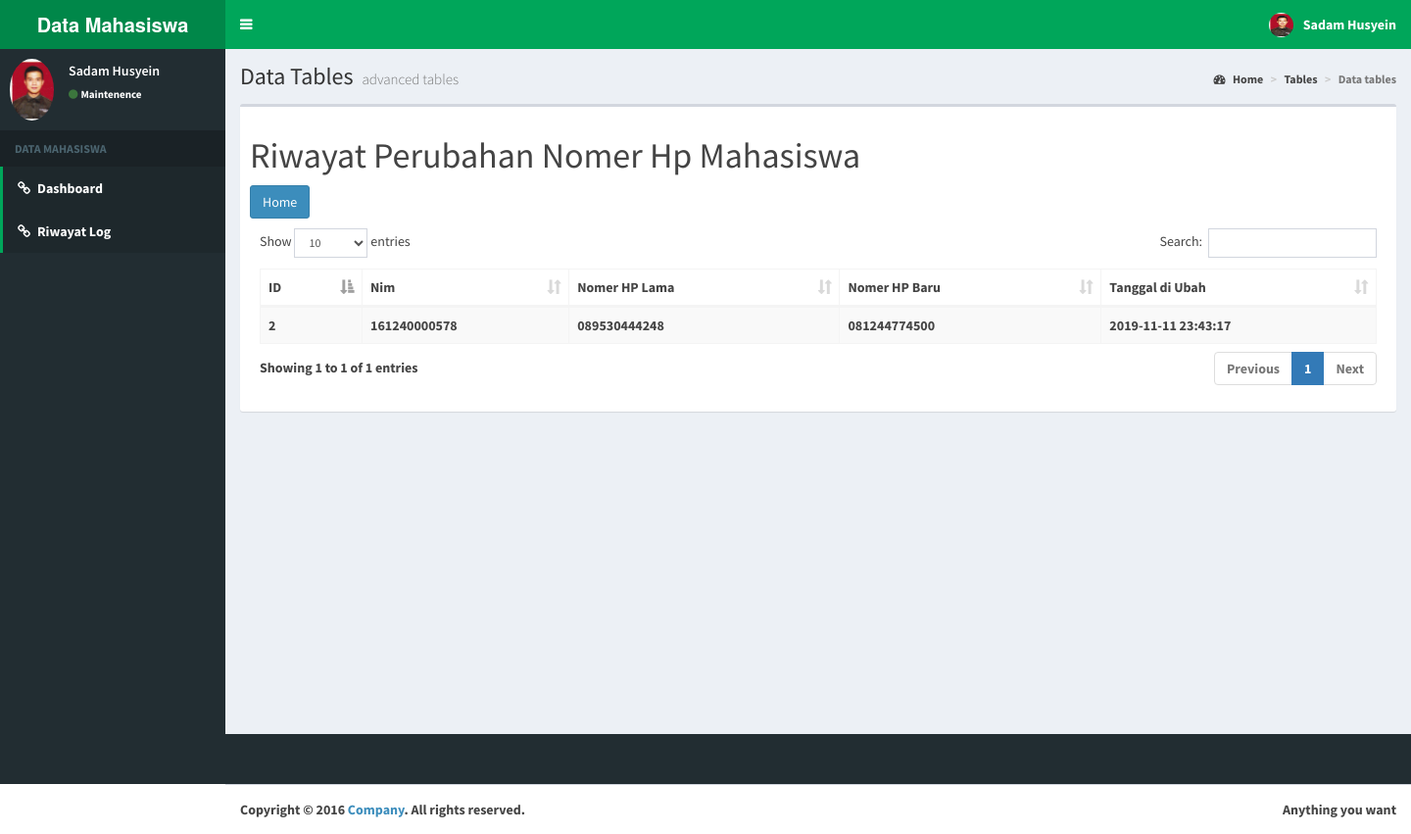
Page /index.php/c_crud/tampil2 on the earlier database version.
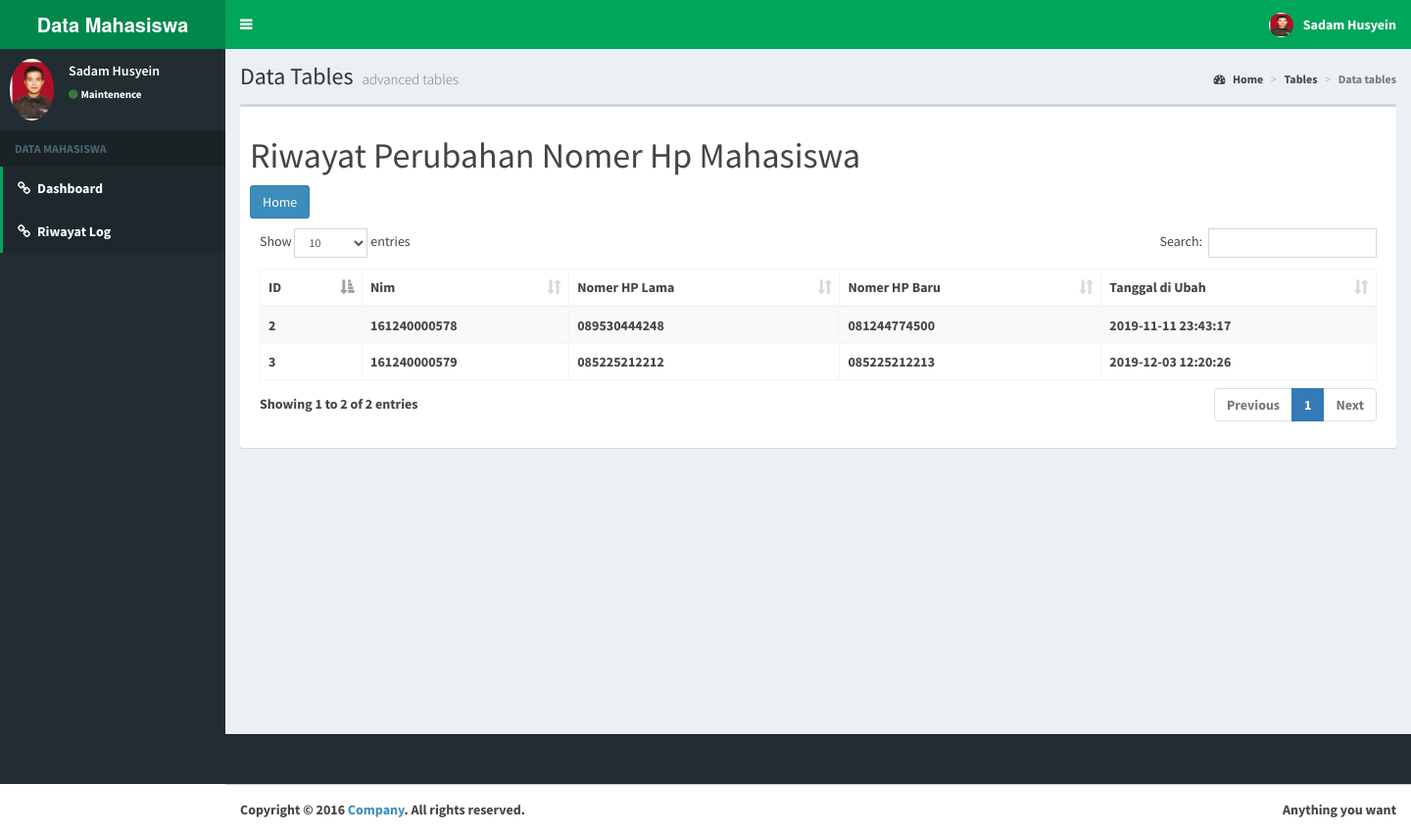
Same page on the later database version.
### tables this page shows
CREATE TABLE `tbl_ubah_hp` (
  `id` int(11) NOT NULL,
  `nim` varchar(20) NOT NULL,
  `hp_lama` varchar(30) NOT NULL,
  `hp_baru` varchar(30) NOT NULL,
  `tgl_ubah` datetime NOT NULL
);

### application/controllers/C_crud.php (called while the page is built, shortened)
<?php
class C_crud extends CI_Controller {
	public function __construct()
	{
		$this->load->model('mcrud');
		$this->load->helper('url');
		$this->load->helper('form');
	}
	public function tampil2()
	{
		$data = array(
			'isi' => $this->mcrud->retrieve2(),
		);
		$this->load->view('template/header');
		$this->load->view('template/sidebar');
		$this->load->view('tampil_log', $data);
		$this->load->view('template/footer');
	}
}

### index.php (called while the page is built, shortened)
<?php
require_once BASEPATH.'core/CodeIgniter.php';

### application/models/Mcrud.php (called while the page is built, shortened)
<?php
class Mcrud extends CI_Model {
	public function retrieve2()
	{
		$this->db->select('id,nim,hp_lama,hp_baru,tgl_ubah');
		$this->db->from("tbl_ubah_hp");
		$q = $this->db->get();
		if ($q->num_rows()>0) {
			$hasil = $q->result_array();
		}else{
			$hasil = array();
		}
		return $hasil;
	}
}

### application/views/tampil_log.php (the view, shortened to what this page needs)
<!doctype html>
<html lang="en">
<head>
</head>
<body>
	  <div class="content-wrapper">
    <section class="content-header">
      <h1>
			Data Tables
			<small>advanced tables</small>
		</h1>
		<ol class="breadcrumb">
			<li><a href="c_crud/tampil"><i class="fa fa-dashboard"></i> Home</a></li>
			<li><a href="#">Tables</a></li>
			<li class="active">Data tables</li>
		</ol>
       <section class="content">
        <div class="row">
        	<div class="box">
			<div class="box-header">
	<h1>Riwayat Perubahan Nomer Hp Mahasiswa</h1>
	<a href="c_crud/tampil" class="btn btn-primary">Home</a>
	<div class="box-body">
	<table id="example1" class="table table-bordered table-striped">
		<thead>
	<tr>
		<th>ID</th>
		<th>Nim</th>
		<th>Nomer HP Lama</th>
		<th>Nomer HP Baru</th>
		<th>Tanggal di Ubah</th>
		</tr>
	</thead>
		<?php
		foreach ($isi as $k0 => $v0) {
		?>
		<tr>
			<td><?php echo $v0['id'] ?></td>
			<td><?php echo $v0['nim'] ?></td>
			<td><?php echo $v0['hp_lama'] ?></td>
			<td><?php echo $v0['hp_baru'] ?></td>
			<td><?php echo $v0['tgl_ubah'] ?></td>
		</tr>
		<?php } ?>
</table>
    </section>
    <section class="content container-fluid">
    </section>
  </div>
</div>
</body>

### application/views/template/header.php (shortened to what this page needs)
<!DOCTYPE html>
<html>
<head>
  <link rel="stylesheet" href="<?= base_url() ?>assets/bower_components/bootstrap/dist/css/bootstrap.min.css">
  <link rel="stylesheet" href="<?= base_url() ?>assets/bower_components/font-awesome/css/font-awesome.min.css">
  <link rel="stylesheet" href="<?= base_url() ?>assets/bower_components/Ionicons/css/ionicons.min.css">
  <link rel="stylesheet" href="<?= base_url() ?>assets/dist/css/AdminLTE.min.css">
  <link rel="stylesheet" href="<?= base_url() ?>assets/dist/css/skins/skin-red.min.css">
  <link rel="stylesheet" href="<?= base_url() ?>assets/bower_components/datatables.net-bs/css/dataTables.bootstrap.min.css">
  <link rel="stylesheet" href="<?= base_url() ?>assets/dist/css/skins/_all-skins.min.css">
</head>
<body class="hold-transition skin-green sidebar-mini">
<div class="wrapper">
  <header class="main-header">
    <a href="index2.html" class="logo">
      <span class="logo-mini"><b>MHS</span>
      <span class="logo-lg"><b>Data Mahasiswa</span>
    </a>
    <nav class="navbar navbar-static-top" role="navigation">
      <a href="#" class="sidebar-toggle" data-toggle="push-menu" role="button">
      </a>
      <div class="navbar-custom-menu">
        <ul class="nav navbar-nav">
          <li class="dropdown tasks-menu">
            <a href="#" class="dropdown-toggle" data-toggle="dropdown">
            </a>
          </li>
          <li class="dropdown user user-menu">
            <a href="#" class="dropdown-toggle" data-toggle="dropdown">
              <img src="<?php echo base_url() ?>assets/dist/img/husyein.jpg" class="user-image" alt="User Image">
              <span class="hidden-xs">Sadam Husyein</span>
            </a>
        </ul>
      </div>
    </nav>
  </header>

### application/views/template/sidebar.php
<aside class="main-sidebar">
<section class="sidebar">
    <div class="user-panel">
      <div class="pull-left image">
        <img src="<?= base_url() ?>assets/dist/img/husyein.jpg" class="img-circle" alt="User Image">
      </div>
      <div class="pull-left info">
        <p>Sadam Husyein</p>
        <a href="#"><i class="fa fa-circle text-success"></i>Maintenence</a>
      </div>
    </div>
      <ul class="sidebar-menu" data-widget="tree">
        <li class="header">DATA MAHASISWA</li>
        <li class="active"><a href="c_crud/tampil"><i class="fa fa-link"></i>Dashboard</a></li>
        <li class="active"><a href="c_crud/tampil2"><i class="fa fa-link"></i>Riwayat Log</a></li>
      </ul>
    </section>
  </aside>

### application/views/template/footer.php (shortened to what this page needs)
<footer class="main-footer">
    <div class="pull-right hidden-xs">
      Anything you want
    </div>
    <strong>Copyright &copy; 2016 <a href="#">Company</a>.</strong> All rights reserved.
  </footer>
</body>
</html>

Differences in the rows shown:
added tbl_ubah_hp: id "3", nim "161240000579", hp_lama "085225212212", hp_baru "085225212213", tgl_ubah "2019-12-03 12:20:26"
Other differences:
text written by a page script: "Show entries Search: Showing 1 to 1 of 1 entries Previous 1 Next" → "Show entries Search: Showing 1 to 2 of 2 entries Previous 1 Next"
